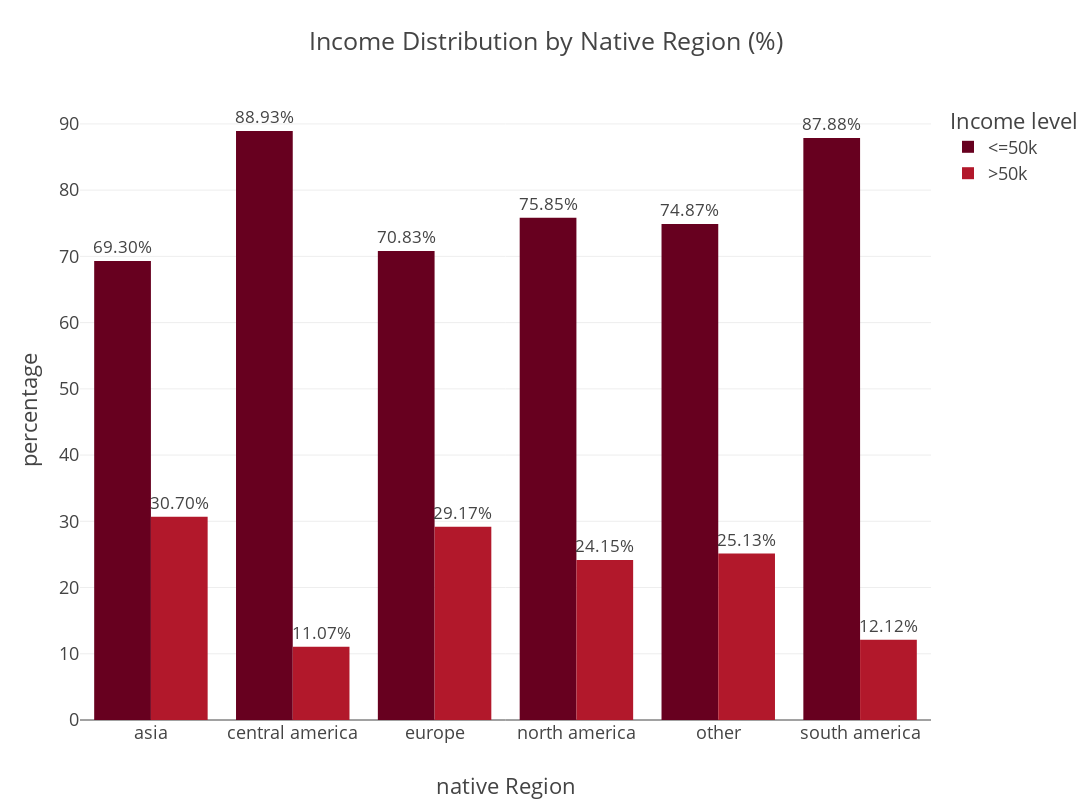

Notebook code for this chart:
### Code cell
fig = px.bar(
    adult_df_income_native_region,  
    x = "native_region",     
    y = "percentage",
    color = "income",
    title ="Income Distribution by Native Region (%)",
    barmode="group",
    height= 800,
    width= 1200,
    color_discrete_sequence=px.colors.sequential.RdBu,
    text="percentage"
)
fig.update_traces(texttemplate="%{text:.2f}%", textposition = 'outside')
fig.update_layout(template = "presentation", xaxis_title="native Region", yaxis_title = "percentage", legend_title = dict(text = 'Income level'), xaxis_title_standoff = 50)
fig.show()

### Figure 1 — Plotly figure (JSON) as saved in the notebook; plotly's stock layout.template omitted (floating-point values rounded to 4 significant figures)
{"data": [{"alignmentgroup": "True", "hovertemplate": "income=<=50k<br>native_region=%{x}<br>percentage=%{text}<extra></extra>", "legendgroup": "<=50k", "marker": {"color": "rgb(103,0,31)", "pattern": {"shape": ""}}, "name": "<=50k", "offsetgroup": "<=50k", "orientation": "v", "showlegend": true, "text": [69.3, 88.93, 70.83, 75.85, 74.87, 87.88], "textposition": "outside", "texttemplate": "%{text:.2f}%", "type": "bar", "x": ["asia", "central america", "europe", "north america", "other", "south america"], "xaxis": "x", "y": [69.3, 88.93, 70.83, 75.85, 74.87, 87.88], "yaxis": "y"}, {"alignmentgroup": "True", "hovertemplate": "income=>50k<br>native_region=%{x}<br>percentage=%{text}<extra></extra>", "legendgroup": ">50k", "marker": {"color": "rgb(178,24,43)", "pattern": {"shape": ""}}, "name": ">50k", "offsetgroup": ">50k", "orientation": "v", "showlegend": true, "text": [30.7, 11.07, 29.17, 24.15, 25.13, 12.12], "textposition": "outside", "texttemplate": "%{text:.2f}%", "type": "bar", "x": ["asia", "central america", "europe", "north america", "other", "south america"], "xaxis": "x", "y": [30.7, 11.07, 29.17, 24.15, 25.13, 12.12], "yaxis": "y"}], "layout": {"barmode": "group", "height": 800, "legend": {"title": {"text": "Income level"}, "tracegroupgap": 0}, "title": {"text": "Income Distribution by Native Region (%)"}, "width": 1200, "xaxis": {"anchor": "y", "autorange": true, "domain": [0, 1], "range": [-0.5, 5.5], "title": {"standoff": 50, "text": "native Region"}, "type": "category"}, "yaxis": {"anchor": "x", "autorange": true, "domain": [0, 1], "range": [0, 93.61], "title": {"text": "percentage"}, "type": "linear"}}}
